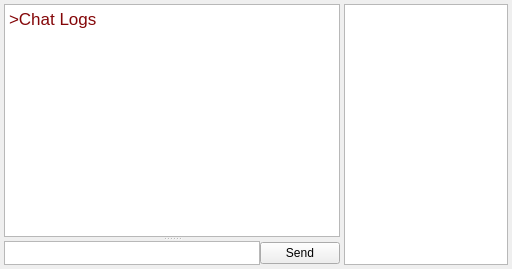
  <widget class="QDockWidget" name="chatDock">
   <property name="sizePolicy">
    <sizepolicy hsizetype="Minimum" vsizetype="Minimum">
     <horstretch>0</horstretch>
     <verstretch>0</verstretch>
    </sizepolicy>
   </property>
   <property name="minimumSize">
    <size>
     <width>439</width>
     <height>269</height>
    </size>
   </property>
   <property name="baseSize">
    <size>
     <width>200</width>
     <height>0</height>
    </size>
   </property>
   <property name="toolTip">
    <string>Chat Window</string>
   </property>
   <property name="floating">
    <bool>false</bool>
   </property>
   <property name="features">
    <set>QDockWidget::DockWidgetFloatable|QDockWidget::DockWidgetMovable</set>
   </property>
   <property name="allowedAreas">
    <set>Qt::AllDockWidgetAreas</set>
   </property>
   <property name="windowTitle">
    <string>Chat</string>
   </property>
   <attribute name="dockWidgetArea">
    <number>2</number>
   </attribute>
   <widget class="QWidget" name="chatWidget">
    <property name="sizePolicy">
     <sizepolicy hsizetype="Preferred" vsizetype="Minimum">
      <horstretch>0</horstretch>
      <verstretch>0</verstretch>
     </sizepolicy>
    </property>
    <layout class="QHBoxLayout" name="horizontalLayout" stretch="1,0">
     <property name="spacing">
      <number>4</number>
     </property>
     <property name="margin">
      <number>4</number>
     </property>
     <item>
      <widget class="QSplitter" name="splitter">
       <property name="sizePolicy">
        <sizepolicy hsizetype="Preferred" vsizetype="Preferred">
         <horstretch>0</horstretch>
         <verstretch>0</verstretch>
        </sizepolicy>
       </property>
       <property name="orientation">
        <enum>Qt::Vertical</enum>
       </property>
       <widget class="QTextEdit" name="chatText">
        <property name="sizePolicy">
         <sizepolicy hsizetype="Minimum" vsizetype="Minimum">
          <horstretch>0</horstretch>
          <verstretch>1</verstretch>
         </sizepolicy>
        </property>
        <property name="minimumSize">
         <size>
          <width>0</width>
          <height>0</height>
         </size>
        </property>
        <property name="baseSize">
         <size>
          <width>0</width>
          <height>0</height>
         </size>
        </property>
        <property name="toolTip">
         <string>Chat Log</string>
        </property>
        <property name="documentTitle">
         <string/>
        </property>
        <property name="readOnly">
         <bool>true</bool>
        </property>
        <property name="html">
         <string>&lt;!DOCTYPE HTML PUBLIC &quot;-//W3C//DTD HTML 4.0//EN&quot; &quot;http://www.w3.org/TR/REC-html40/strict.dtd&quot;&gt;
&lt;html&gt;&lt;head&gt;&lt;meta name=&quot;qrichtext&quot; content=&quot;1&quot; /&gt;&lt;style type=&quot;text/css&quot;&gt;
p, li { white-space: pre-wrap; }
&lt;/style&gt;&lt;/head&gt;&lt;body style=&quot; font-family:'Lucida Grande'; font-size:13pt; font-weight:400; font-style:normal;&quot;&gt;
&lt;table border=&quot;0&quot; style=&quot;-qt-table-type: root; margin-top:4px; margin-bottom:4px; margin-left:4px; margin-right:4px;&quot;&gt;
&lt;tr&gt;
&lt;td style=&quot;border: none;&quot;&gt;
&lt;p style=&quot; margin-top:0px; margin-bottom:0px; margin-left:0px; margin-right:0px; -qt-block-indent:0; text-indent:0px;&quot;&gt;&lt;span style=&quot; color:#840608;&quot;&gt;&amp;gt;Chat Logs&lt;/span&gt;&lt;/p&gt;&lt;/td&gt;&lt;/tr&gt;&lt;/table&gt;&lt;/body&gt;&lt;/html&gt;</string>
        </property>
        <property name="textInteractionFlags">
         <set>Qt::LinksAccessibleByMouse|Qt::TextSelectableByMouse</set>
        </property>
       </widget>
       <widget class="QWidget" name="layoutWidget">
        <layout class="QHBoxLayout" name="sendChatLayout" stretch="1,0">
         <property name="spacing">
          <number>0</number>
         </property>
         <property name="sizeConstraint">
          <enum>QLayout::SetMinimumSize</enum>
         </property>
         <item>
          <widget class="QTextEdit" name="sendText">
           <property name="sizePolicy">
            <sizepolicy hsizetype="Minimum" vsizetype="Minimum">
             <horstretch>1</horstretch>
             <verstretch>1</verstretch>
            </sizepolicy>
           </property>
           <property name="minimumSize">
            <size>
             <width>0</width>
             <height>24</height>
            </size>
           </property>
           <property name="maximumSize">
            <size>
             <width>16777215</width>
             <height>16777215</height>
            </size>
           </property>
           <property name="sizeIncrement">
            <size>
             <width>0</width>
             <height>24</height>
            </size>
           </property>
           <property name="baseSize">
            <size>
             <width>0</width>
             <height>24</height>
            </size>
           </property>
          </widget>
         </item>
         <item>
          <widget class="QPushButton" name="sendButton">
           <property name="text">
            <string>Send</string>
           </property>
          </widget>
         </item>
        </layout>
       </widget>
      </widget>
     </item>
     <item>
      <widget class="QListWidget" name="userList">
       <property name="maximumSize">
        <size>
         <width>164</width>
         <height>16777215</height>
        </size>
       </property>
      </widget>
     </item>
    </layout>
   </widget>
  </widget>
